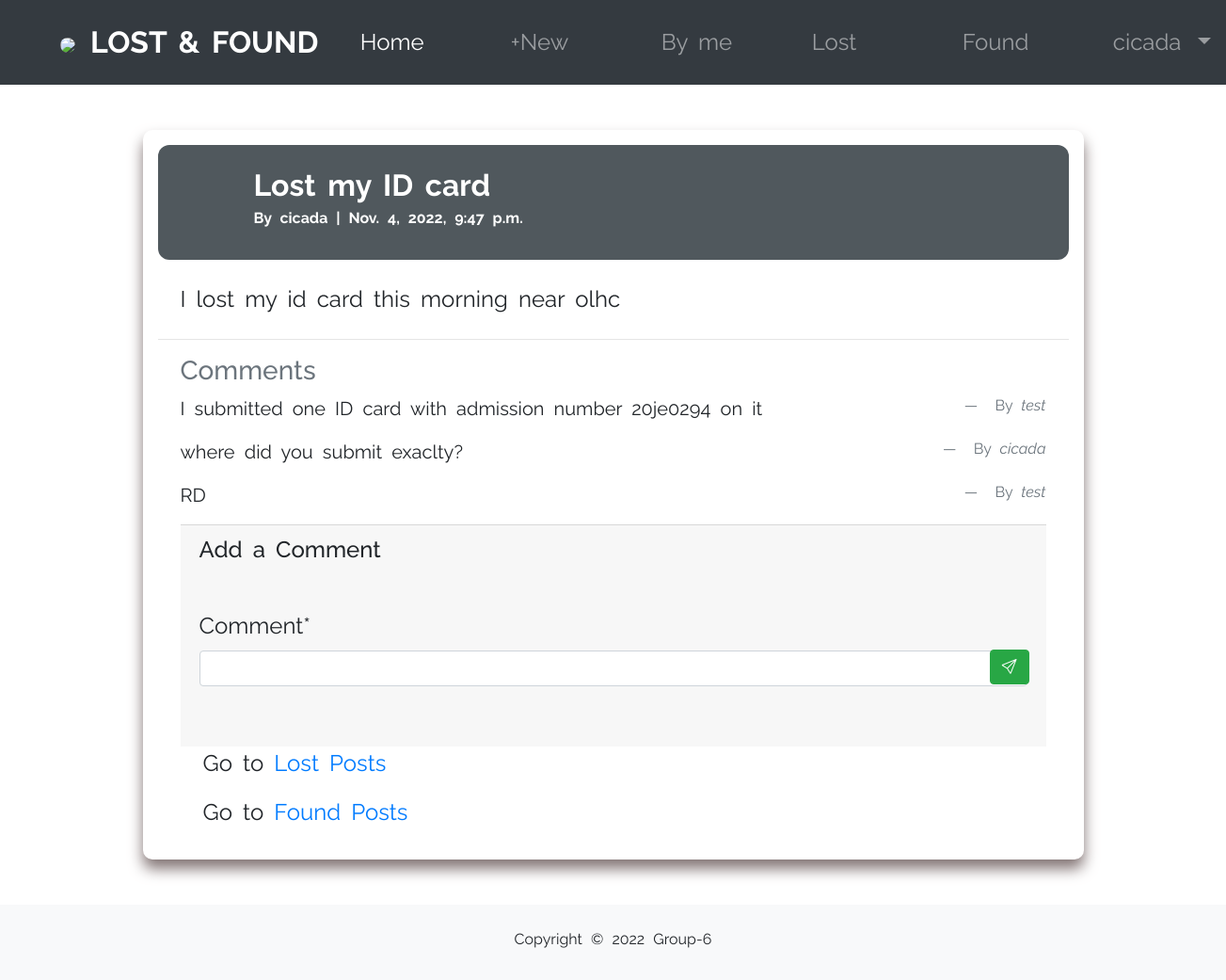
Screenshot of /articles/16/ (signed in) with the database file from the repository.
### accounts/models.py (models this page shows)
class CustomUser(AbstractUser):
    age = models.PositiveIntegerField(null=True,blank=True)

### articles/models.py (models this page shows, shortened)
class Article(models.Model):
    title= models.CharField(max_length=255)
    body= models.TextField()
    date = models.DateTimeField(auto_now_add=True)
    found = models.BooleanField(default=False)
    author=models.ForeignKey(
        settings.AUTH_USER_MODEL,
        on_delete=models.CASCADE,
    )

class Comment(models.Model):
    article = models.ForeignKey(Article,on_delete=models.CASCADE)
    comment = models.CharField(max_length=200)
    author = models.ForeignKey(
        settings.AUTH_USER_MODEL,
        on_delete=models.CASCADE,
    )
    def __str__(self):
        return self.comment

### articles/views.py (the view, shortened to what this page needs)
# urls.py: path("<int:pk>/",ArticleDetailView.as_view(),name="article_detail"),
class ArticleDetailView(LoginRequiredMixin,DetailView):
    def get(self,request,*args,**kwargs):
        view =CommentGet.as_view()
        return view(request,*args,**kwargs)

### articles/forms.py
class CommentForm(forms.ModelForm):
    class Meta:
        model = Comment
        fields = ("comment",)

### articles/views.py (called while the page is built)
    def get_context_data(self, **kwargs):
        context = super().get_context_data(**kwargs)
        context['form']=CommentForm()
        return context

### articles/templates/article_detail.html (shortened to what this page needs)
{% extends "base.html" %}
{% load crispy_forms_tags %}
{% block content %}
    <div class="form">
        <div class="article-entry comment-sec mb-3 " style="background-color: #50585d; padding: 1rem; color: white; border-radius: 12px;">
            <div class="mt-2 ml-3">
                <b><h2 class="mb-1" style="font-weight: 700 ;">{{ object.title }}</h2>
                    <p class="mt-0 font-s">By {{ object.author }} | {{ object.date }}</p></b>
            </div>
        </div>
        <div class="mx-4 my-4"><p>{{ object.body }}</p></div>
        <hr>
        <div class="mx-4 mb-3">
            <h3 class="text-muted">Comments</h3>
            {% for comment in article.comment_set.all %}
                <figure class="text-center comments">
                    <blockquote class="blockquote ">
                      <p class="blockquote"> {{ comment }}</p>
                    </blockquote>
                    <figcaption class="font-s blockquote-footer mt-0">
                      By <cite title="Source Title">{{ comment.author }}</cite>
                    </figcaption>
                  </figure>
            {% endfor %}
        </div>
        <div class="card-footer mx-4">
            <h4>Add a Comment</h4>
            <form action="" method="post" class="mt-5 ">
                    <div class="d-inline">
                {{ form|crispy }}
               <button class="btn btn-success sub-button" type="submit"><i class="bi bi-send icon-send"></i></button>
                    </div>
            </form>
        </div >
        <p class="ml-5">Go to <a href="{% url 'lost' %}">Lost Posts</a></p>
        <p class="ml-5">Go to <a href="{% url 'found' %}">Found Posts</a></p>
    {% endblock content %}

### accounts/templates/base.html (shortened to what this page needs)
<!DOCTYPE html>
<html lang="en">
<head>
    <link rel="stylesheet" href="https://cdn.jsdelivr.net/npm/bootstrap@4.3.1/dist/css/bootstrap.min.css">
    <link rel="stylesheet" href="https://cdnjs.cloudflare.com/ajax/libs/font-awesome/6.2.0/css/all.min.css">
    <link rel="stylesheet" href="path/to/font-awesome/css/font-awesome.min.css">
    <link rel="stylesheet" href="https://cdn.jsdelivr.net/npm/bootstrap-icons@1.9.1/font/bootstrap-icons.css">
</head>
<body>
    <nav class="px-5 navbar navbar-expand-lg navbar-dark bg-dark p-3 nav--bar">
        <a class="navbar-brand" href="{% url 'home' %}"><img src="https://img.freepik.com/premium-vector/magnifying-glass-icon-design_161751-884.jpg?w=2000" class="mx-3 mt-0" height="50px" style="border-radius:50%; object-fit:fill;">LOST & FOUND</a>
        <div>
          <div class="collapse navbar-collapse" id="navbarNavDropdown">
            <ul class="navbar-nav">
              {% if user.is_authenticated %}
              <li class="nav-item active col-3">
                <a class="nav-link" href="{% url 'home' %}">Home</a>
              </li>
              <li class="nav-item col-3">
                <a class="nav-link" href="{% url 'article_new' %}">+New</a>
              </li>
              <li class="nav-item col-3">
                <a class="nav-link" href="{% url 'allposts' %}">By me</a>
              </li>
              <li class="nav-item col-3">
                <a class="nav-link" href="{% url 'lost' %}">Lost</a>
              </li>
              <li class="nav-item col-3">
                <a class="nav-link" href="{% url 'found' %}">Found</a>
              </li>
              <li class="nav-item dropdown col-3">
                <a class="nav-link dropdown-toggle" href="#" id="navbarDropdownMenuLink" data-toggle="dropdown" aria-haspopup="true" aria-expanded="false">
                  {{ user.username }}
                </a>
              </li>
              {% endif %}
          </ul>
        </div>
        </div>
      </nav>
    <div class=" p-5  main-content">
        <div class="d-flex justify-content-center">
            <main>
              {% block content %}
              {% endblock content %}
          </main>
        </div>
    </div>
    <footer class="footer">
      Copyright © 2022 Group-6
    </footer>
</body>
</html>

### accounts/templates/base.html (style rules this page uses)
body { overflow-x: hidden; word-spacing: 5px; font-family: 'Raleway', sans-serif; }
.navbar,.main-content { font-size: 24px; }
.navbar-brand { font-weight: bold; font-size: 32px; }
.navbar-nav > li { margin-right: -28px; padding-right: 75px; }
.nav--bar { display: flex; justify-content: space-between; position:sticky; top:0; z-index: 1; }
.col-3 { flex: 0 0 25%; max-width: 21%; }
.footer { text-align: center; background-color:rgb(248,249,250) ; height: 5rem; padding: 25px 0; }

### articles/templates/article_detail.html (style rules this page uses)
.font-s { font-size: 16px; }
.blockquote { margin-bottom: 0px; }
.comment-sec { width: 100%; display: flex; justify-content: flex-start; align-items: center; }
.form { background-color: white; padding: 1rem 1rem; width: 1000px; border-radius: 10px; box-shadow: 0px 10px 15px rgb(132, 118, 118); }
.sub-button { height: 37px; margin-top: -113px; margin-left: 840px; }
.comments { display: flex; justify-content: space-between; padding: 0; }

### rows the page displays
CustomUser: username "cicada"
Article: title "Lost my ID card", author "cicada", date "Nov. 4, 2022, 9:47 p.m.", body "I lost my id card this morning near olhc"
Comment: comment "I submitted one ID card with admission number 20je0294 on it", author "test"
Comment: comment "where did you submit exaclty?", author "cicada"
Comment: comment "RD", author "test"
